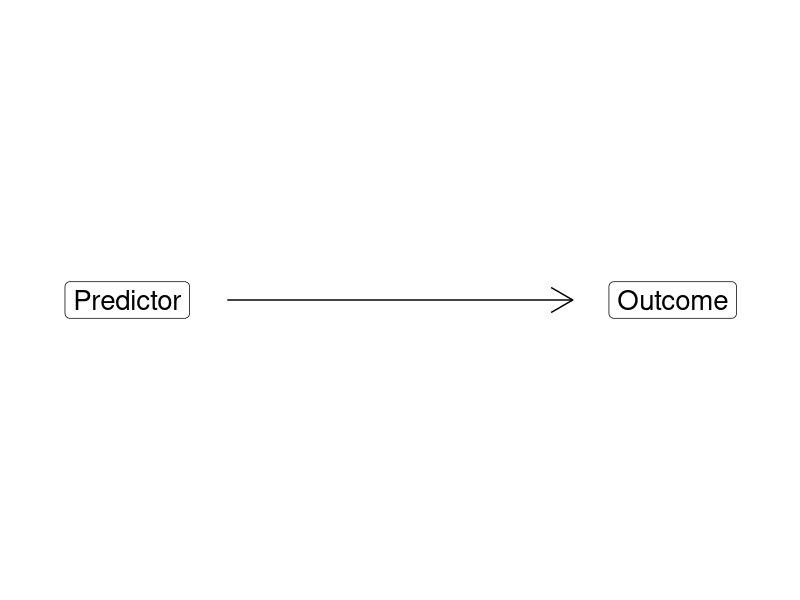

Reproduce this figure in R.
## ---- chunk 1
library(tidyverse)
library(readxl)
library(kableExtra)
## ---- chunk 2
## Manual DAG
d1 <- tibble(
  x = c(-3, 3),
  y = c(1, 1),
  labels = c("Predictor", "Outcome")
)

ggplot(data = d1, aes(x = x, y = y)) +
  geom_point(size = 0) +
  theme_void() +
  coord_cartesian(xlim = c(-4, 4)) +
  geom_label(aes(label = labels), size = 7) +
  annotate("segment", x = -1.9, xend = 1.9, y = 1, yend = 1, arrow = arrow())
